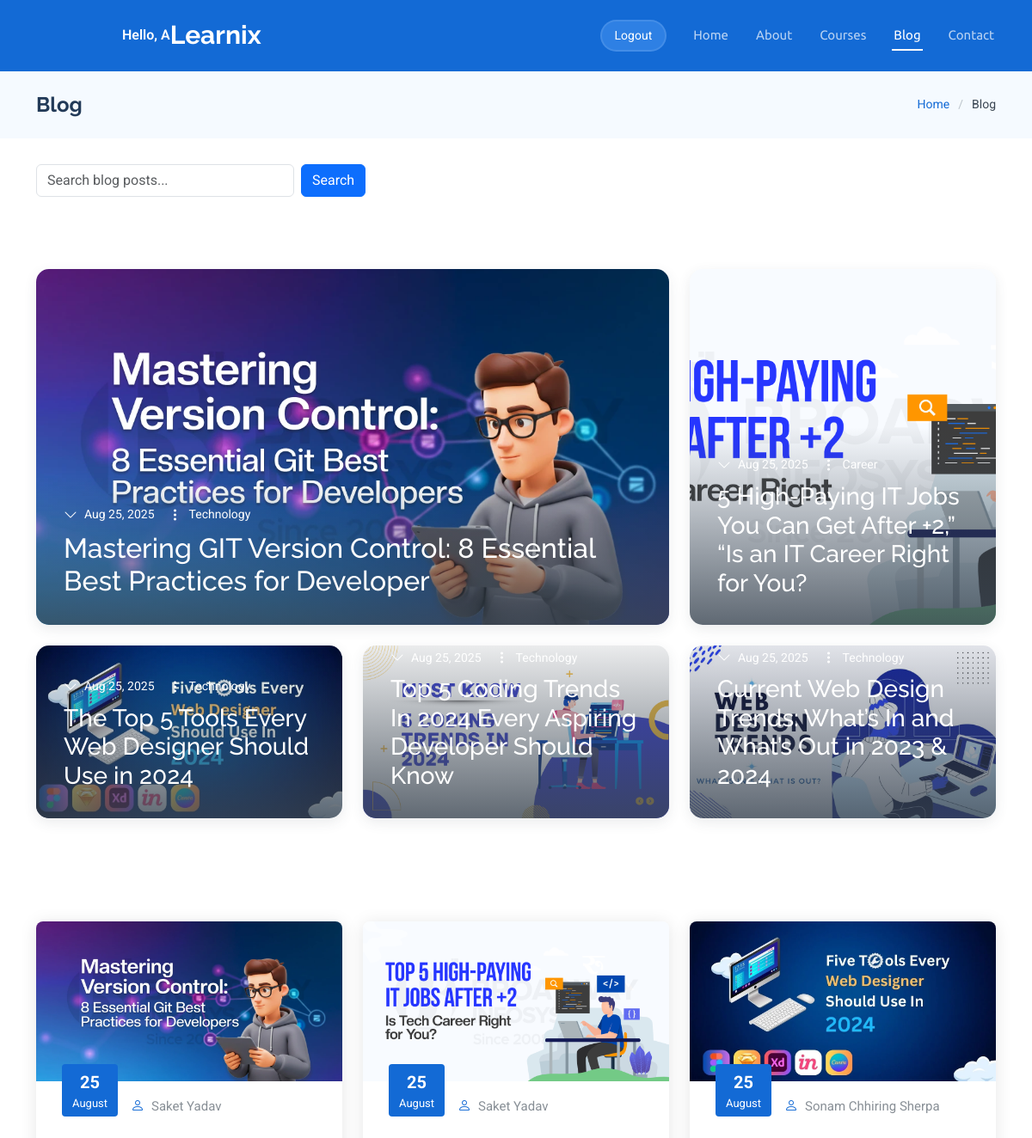
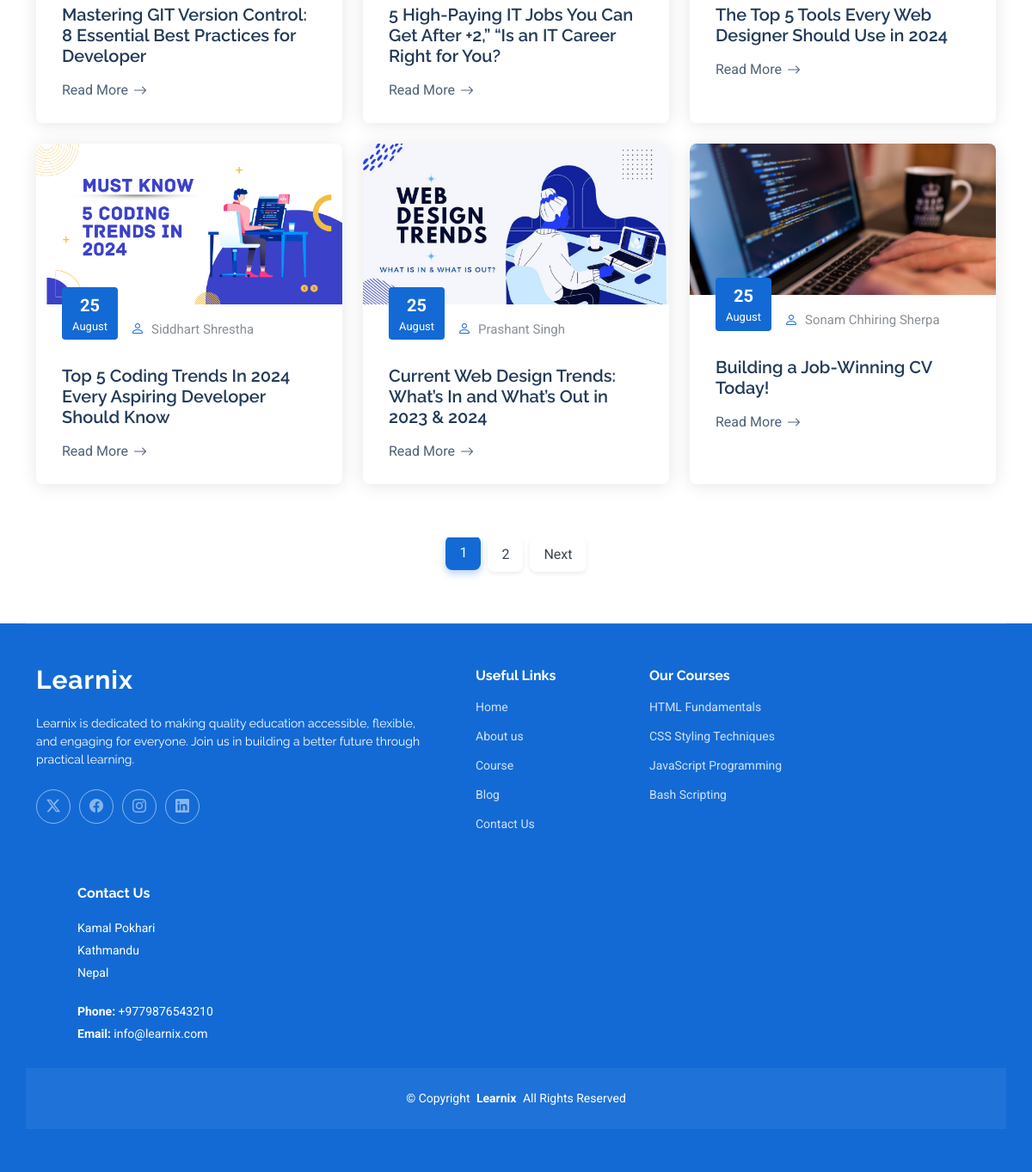
Page /blog/ (signed in) on the committed database (2 pictures, top to bottom).
### blog/models.py (models this page shows, shortened)
class BlogPost(models.Model):
    title = models.CharField(max_length=200)
    slug = models.SlugField(unique=True)  # for URLs like /blog/my-post/
    author = models.CharField(max_length=100)
    category = models.ForeignKey(Category, on_delete=models.SET_NULL, null=True)
    short_description = models.CharField(max_length=255)
    content = models.TextField()
    image = models.ImageField(upload_to='blog_images/')
    created_at = models.DateTimeField(auto_now_add=True)
    updated_at = models.DateTimeField(auto_now=True)
    author_image= models.ImageField(upload_to='author_images/', null=True, blank=True)

class Category(models.Model):
    name = models.CharField(max_length=50)

### blog/views.py (the view)
# urls.py: path('blog/', views.blog, name='blog'),
def blog(request):
    query = request.GET.get('q')
    if query:
        posts_list = BlogPost.objects.filter(
            Q(title__icontains=query) | Q(author__icontains=query)
        ).order_by('-created_at')
        featured_post = None  # No featured post for search results
        regular_posts = None  # Show first 4 posts as “regular”
    else:
        posts_list = BlogPost.objects.order_by('-created_at')
        featured_post = posts_list.first() if posts_list.exists() else None
        regular_posts = posts_list[1:5]  # next 4 posts after featured
    paginator = Paginator(posts_list, 6)
    page_number = request.GET.get('page')
    posts = paginator.get_page(page_number)
    context = {
        'featured_post': featured_post,
        'regular_posts': regular_posts,
        'all_posts': posts,
        'query': query,
    }
    return render(request, 'blog.html', context)

### template/blog.html (shortened to what this page needs)
{% extends 'base.html' %}
{% load static %}
{% block class_title %}blog-page{% endblock %}
{% block content %}
<div class="page-title light-background">
  <div class="container d-lg-flex justify-content-between align-items-center">
    <h1 class="mb-2 mb-lg-0">Blog</h1>
    <nav class="breadcrumbs">
      <ol>
        <li><a href="{% url 'home' %}">Home</a></li>
        <li class="current">Blog</li>
      </ol>
    </nav>
  </div>
</div>
<div class="container mb-4" style="margin-top: 30px;">
  <form method="GET" action="{% url 'blog' %}" class="d-flex">
    <input type="text" name="q" class="form-control me-2" placeholder="Search blog posts..." value="{{ query|default:'' }}" style="width: 300px;">
    <button type="submit" class="btn btn-primary">Search</button>
  </form>
</div>
<section id="blog-hero" class="blog-hero section">
  <div class="container" data-aos="fade-up" data-aos-delay="100">
    <div class="blog-grid">
      {% if featured_post %}
      <article class="blog-item featured" data-aos="fade-up">
        <img src="{{ featured_post.image.url }}" alt="{{ featured_post.title }}" class="img-fluid">
        <div class="blog-content">
          <div class="post-meta">
            <span class="date">{{ featured_post.created_at|date:"M d, Y" }}</span>
            <span class="category">{{ featured_post.category.name }}</span>
          </div>
          <h2 class="post-title">
            <a href="{% url 'blog_detail' featured_post.slug %}" title="{{ featured_post.title }}">{{ featured_post.title }}</a>
          </h2>
        </div>
      </article>
      {% endif %}
      {% if regular_posts %}
        {% for post in regular_posts %}
        <article class="blog-item" data-aos="fade-up" data-aos-delay="{{ forloop.counter0|add:'100' }}">
          <img src="{{ post.image.url }}" alt="{{ post.title }}" class="img-fluid">
          <div class="blog-content">
            <div class="post-meta">
              <span class="date">{{ post.created_at|date:"M d, Y" }}</span>
              {% if post.category %}
              <span class="category">{{ post.category.name }}</span>
              {% endif %}
            </div>
            <h3 class="post-title">
              <a href="{% url 'blog_detail' post.slug %}" title="{{ post.title }}">{{ post.title }}</a>
            </h3>
          </div>
        </article>
        {% endfor %}
      {% endif %}
    </div>
  </div>
</section>
<section id="blog-posts" class="blog-posts section">
  <div class="container" data-aos="fade-up" data-aos-delay="100">
    <div class="row gy-4">
      {% if all_posts %}
        {% for i in all_posts %}
        <div class="col-lg-4">
          <article class="position-relative h-100">
            <div class="post-img position-relative overflow-hidden">
              <img src="{{ i.image.url }}" class="img-fluid" alt="{{ i.title }}">
            </div>
            <div class="meta d-flex align-items-end">
              <span class="post-date"><span>{{ i.created_at|date:"d" }}</span>{{ i.created_at|date:"F" }}</span>
              <div class="d-flex align-items-center">
                <i class="bi bi-person"></i> <span class="ps-2">{{ i.author }}</span>
              </div>
            </div>
            <div class="post-content d-flex flex-column">
              <h3 class="post-title">{{ i.title }}</h3>
              <a href="{% url 'blog_detail' i.slug %}" class="readmore stretched-link"><span>Read More</span><i class="bi bi-arrow-right"></i></a>
            </div>
          </article>
        </div>
        {% endfor %}
      {% else %}
        <p>No posts found.</p>
      {% endif %}
    </div>
  </div>
</section>
<section id="pagination-2" class="pagination-2 section">
  <div class="container">
    <nav aria-label="Page navigation">
      <ul>
        {% for num in all_posts.paginator.page_range %}
        <li><a href="?page={{ num }}{% if query %}&q={{ query }}{% endif %}" class="{% if all_posts.number == num %}active{% endif %}">{{ num }}</a></li>
        {% endfor %}
        {% if all_posts.has_next %}
        <li><a href="?page={{ all_posts.next_page_number }}{% if query %}&q={{ query }}{% endif %}">Next</a></li>
        {% endif %}
      </ul>
    </nav>
  </div>
</section>
{% endblock %}

### template/partials/navbar.html (shortened to what this page needs)
  <header id="header" class="header d-flex align-items-center sticky-top">
    <div class="container-fluid container-xl position-relative d-flex align-items-center">
      <a href="{%url 'home' %}" class="logo d-flex align-items-center me-auto">
        <h1 class="sitename">Learnix</h1>
      </a>
      <nav id="navmenu" class="navmenu">
        <ul>
          <li><a href="{%url 'home' %}" class="{%if request.path == '/' or request.path == '/home/' %}active{%endif%}">Home</a></li>
          <li><a href="{%url 'about' %}" class="{%if request.path == '/about/' or '/portfolio/' in request.path %}active{%endif%}">About</a></li>
          <li><a href="{%url 'course' %}" class="{%if request.path == '/course/' or '/course/' in request.path %}active{%endif%}">Courses</a></li>
          <li><a href="{%url 'blog' %}"class="{%if request.path == '/blog/' or '/blog/' in request.path %}active{%endif%}">Blog</a></li>
          <li><a href="{%url 'contact' %}" class="{%if request.path == 'contact/' or '/contact/' in request.path %}active{%endif%}">Contact</a></li>
        </ul>
      </nav>
      {%if user.is_authenticated%}
    <span style="color: #fff; font-weight: 600; margin-left: 100px;">
      Hello, {{ user.username|capfirst }}
    </span>
      <a class="btn-getstarted" href="{%url 'logout' %}">Logout</a>
      {%else%}
      <a class="btn-getstarted" href="{%url 'login' %}">Enroll Now</a>
      {%endif%}
    </div>
  </header>

### rows in the picture
BlogPost: image (picture), created_at "Aug 25, 2025", category.name "Technology", title "Mastering GIT Version Control: 8 Essential Best Practices for Developer", created_at "25", created_at "August", author "Saket Yadav"
BlogPost: image (picture), created_at "Aug 25, 2025", category.name "Career", title "5 High-Paying IT Jobs You Can Get After +2,” “Is an IT Career Right for You?", created_at "25", created_at "August", author "Saket Yadav"
BlogPost: image (picture), created_at "Aug 25, 2025", category.name "Technology", title "The Top 5 Tools Every Web Designer Should Use in 2024", created_at "25", created_at "August", author "Sonam Chhiring Sherpa"
BlogPost: image (picture), created_at "Aug 25, 2025", category.name "Technology", title "Top 5 Coding Trends In 2024 Every Aspiring Developer Should Know", created_at "25", created_at "August", author "Siddhart Shrestha"
BlogPost: image (picture), created_at "Aug 25, 2025", category.name "Technology", title "Current Web Design Trends: What’s In and What’s Out in 2023 & 2024", created_at "25", created_at "August", author "Prashant Singh"
BlogPost: image (picture), created_at "25", created_at "August", author "Sonam Chhiring Sherpa", title "Building a Job-Winning CV Today!"

### other values in the picture
{{ user.username|capfirst }} "A"
{{ num }} "1" "2"
